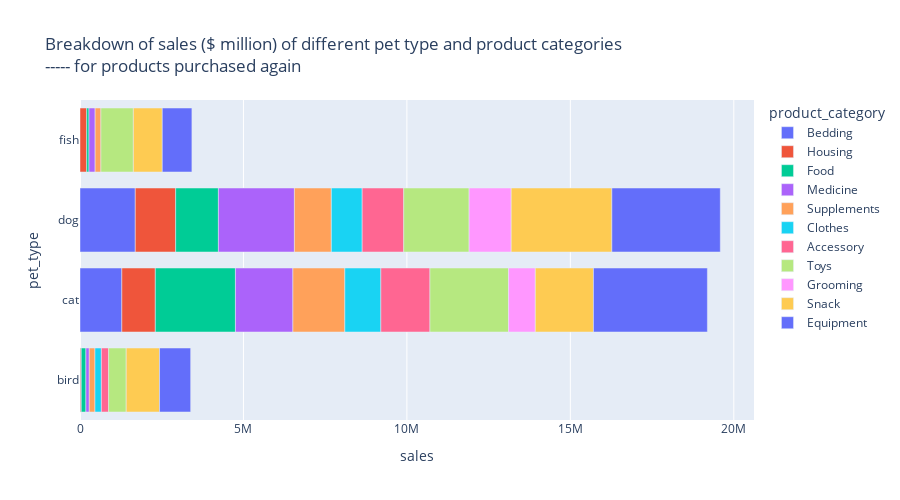

The cell this chart's notebook holds for it:
### Markdown cell above
2. Note that these **product categories are mostly similar across pet types**, with majority of sales coming from dog and cat categories.<p></p>

### Code cell
g = px.bar(pet_product_category_df_gb, y='pet_type', x="sales", color='product_category', orientation ='h', height= 500, hover_data={'sales':True , 'pet_type':False, 'product_category':False}, hover_name='product_category', title='Breakdown of sales ($ million) of different pet type and product categories <br>----- for products purchased again')
g.show()

### Figure 1 — Plotly figure (JSON) as saved in the notebook; plotly's stock layout.template omitted (floating-point values rounded to 4 significant figures)
{"data": [{"alignmentgroup": "True", "customdata": [["Bedding"], ["Bedding"], ["Bedding"]], "hovertemplate": "<b>%{hovertext}</b><br><br>sales=%{x}<extra></extra>", "hovertext": ["Bedding", "Bedding", "Bedding"], "legendgroup": "Bedding", "marker": {"color": "#636efa", "pattern": {"shape": ""}}, "name": "Bedding", "offsetgroup": "Bedding", "orientation": "h", "showlegend": true, "textposition": "auto", "type": "bar", "x": [12000, 1280000, 1691000], "xaxis": "x", "y": ["bird", "cat", "dog"], "yaxis": "y"}, {"alignmentgroup": "True", "customdata": [["Housing"], ["Housing"], ["Housing"], ["Housing"]], "hovertemplate": "<b>%{hovertext}</b><br><br>sales=%{x}<extra></extra>", "hovertext": ["Housing", "Housing", "Housing", "Housing"], "legendgroup": "Housing", "marker": {"color": "#EF553B", "pattern": {"shape": ""}}, "name": "Housing", "offsetgroup": "Housing", "orientation": "h", "showlegend": true, "textposition": "auto", "type": "bar", "x": [27000, 204000, 1024000, 1235000], "xaxis": "x", "y": ["bird", "fish", "cat", "dog"], "yaxis": "y"}, {"alignmentgroup": "True", "customdata": [["Food"], ["Food"], ["Food"], ["Food"]], "hovertemplate": "<b>%{hovertext}</b><br><br>sales=%{x}<extra></extra>", "hovertext": ["Food", "Food", "Food", "Food"], "legendgroup": "Food", "marker": {"color": "#00cc96", "pattern": {"shape": ""}}, "name": "Food", "offsetgroup": "Food", "orientation": "h", "showlegend": true, "textposition": "auto", "type": "bar", "x": [71000, 142000, 1308000, 2451000], "xaxis": "x", "y": ["fish", "bird", "dog", "cat"], "yaxis": "y"}, {"alignmentgroup": "True", "customdata": [["Medicine"], ["Medicine"], ["Medicine"], ["Medicine"]], "hovertemplate": "<b>%{hovertext}</b><br><br>sales=%{x}<extra></extra>", "hovertext": ["Medicine", "Medicine", "Medicine", "Medicine"], "legendgroup": "Medicine", "marker": {"color": "#ab63fa", "pattern": {"shape": ""}}, "name": "Medicine", "offsetgroup": "Medicine", "orientation": "h", "showlegend": true, "textposition": "auto", "type": "bar", "x": [103000, 188000, 1758000, 2325000], "xaxis": "x", "y": ["bird", "fish", "cat", "dog"], "yaxis": "y"}, {"alignmentgroup": "True", "customdata": [["Supplements"], ["Supplements"], ["Supplements"], ["Supplements"]], "hovertemplate": "<b>%{hovertext}</b><br><br>sales=%{x}<extra></extra>", "hovertext": ["Supplements", "Supplements", "Supplements", "Supplements"], "legendgroup": "Supplements", "marker": {"color": "#FFA15A", "pattern": {"shape": ""}}, "name": "Supplements", "offsetgroup": "Supplements", "orientation": "h", "showlegend": true, "textposition": "auto", "type": "bar", "x": [174000, 177000, 1130000, 1588000], "xaxis": "x", "y": ["bird", "fish", "dog", "cat"], "yaxis": "y"}, {"alignmentgroup": "True", "customdata": [["Clothes"], ["Clothes"], ["Clothes"]], "hovertemplate": "<b>%{hovertext}</b><br><br>sales=%{x}<extra></extra>", "hovertext": ["Clothes", "Clothes", "Clothes"], "legendgroup": "Clothes", "marker": {"color": "#19d3f3", "pattern": {"shape": ""}}, "name": "Clothes", "offsetgroup": "Clothes", "orientation": "h", "showlegend": true, "textposition": "auto", "type": "bar", "x": [196000, 943000, 1102000], "xaxis": "x", "y": ["bird", "dog", "cat"], "yaxis": "y"}, {"alignmentgroup": "True", "customdata": [["Accessory"], ["Accessory"], ["Accessory"]], "hovertemplate": "<b>%{hovertext}</b><br><br>sales=%{x}<extra></extra>", "hovertext": ["Accessory", "Accessory", "Accessory"], "legendgroup": "Accessory", "marker": {"color": "#FF6692", "pattern": {"shape": ""}}, "name": "Accessory", "offsetgroup": "Accessory", "orientation": "h", "showlegend": true, "textposition": "auto", "type": "bar", "x": [221000, 1271000, 1502000], "xaxis": "x", "y": ["bird", "dog", "cat"], "yaxis": "y"}, {"alignmentgroup": "True", "customdata": [["Toys"], ["Toys"], ["Toys"], ["Toys"]], "hovertemplate": "<b>%{hovertext}</b><br><br>sales=%{x}<extra></extra>", "hovertext": ["Toys", "Toys", "Toys", "Toys"], "legendgroup": "Toys", "marker": {"color": "#B6E880", "pattern": {"shape": ""}}, "name": "Toys", "offsetgroup": "Toys", "orientation": "h", "showlegend": true, "textposition": "auto", "type": "bar", "x": [539000, 992000, 2000000, 2403000], "xaxis": "x", "y": ["bird", "fish", "dog", "cat"], "yaxis": "y"}, {"alignmentgroup": "True", "customdata": [["Grooming"], ["Grooming"]], "hovertemplate": "<b>%{hovertext}</b><br><br>sales=%{x}<extra></extra>", "hovertext": ["Grooming", "Grooming"], "legendgroup": "Grooming", "marker": {"color": "#FF97FF", "pattern": {"shape": ""}}, "name": "Grooming", "offsetgroup": "Grooming", "orientation": "h", "showlegend": true, "textposition": "auto", "type": "bar", "x": [821000, 1288000], "xaxis": "x", "y": ["cat", "dog"], "yaxis": "y"}, {"alignmentgroup": "True", "customdata": [["Snack"], ["Snack"], ["Snack"], ["Snack"]], "hovertemplate": "<b>%{hovertext}</b><br><br>sales=%{x}<extra></extra>", "hovertext": ["Snack", "Snack", "Snack", "Snack"], "legendgroup": "Snack", "marker": {"color": "#FECB52", "pattern": {"shape": ""}}, "name": "Snack", "offsetgroup": "Snack", "orientation": "h", "showlegend": true, "textposition": "auto", "type": "bar", "x": [885000, 1019000, 1778000, 3079000], "xaxis": "x", "y": ["fish", "bird", "cat", "dog"], "yaxis": "y"}, {"alignmentgroup": "True", "customdata": [["Equipment"], ["Equipment"], ["Equipment"], ["Equipment"]], "hovertemplate": "<b>%{hovertext}</b><br><br>sales=%{x}<extra></extra>", "hovertext": ["Equipment", "Equipment", "Equipment", "Equipment"], "legendgroup": "Equipment", "marker": {"color": "#636efa", "pattern": {"shape": ""}}, "name": "Equipment", "offsetgroup": "Equipment", "orientation": "h", "showlegend": true, "textposition": "auto", "type": "bar", "x": [906000, 952000, 3317000, 3485000], "xaxis": "x", "y": ["fish", "bird", "dog", "cat"], "yaxis": "y"}], "layout": {"barmode": "relative", "height": 500, "legend": {"title": {"text": "product_category"}, "tracegroupgap": 0}, "title": {"text": "Breakdown of sales ($ million) of different pet type and product categories <br>----- for products purchased again"}, "xaxis": {"anchor": "y", "domain": [0, 1], "title": {"text": "sales"}}, "yaxis": {"anchor": "x", "domain": [0, 1], "title": {"text": "pet_type"}}}}
